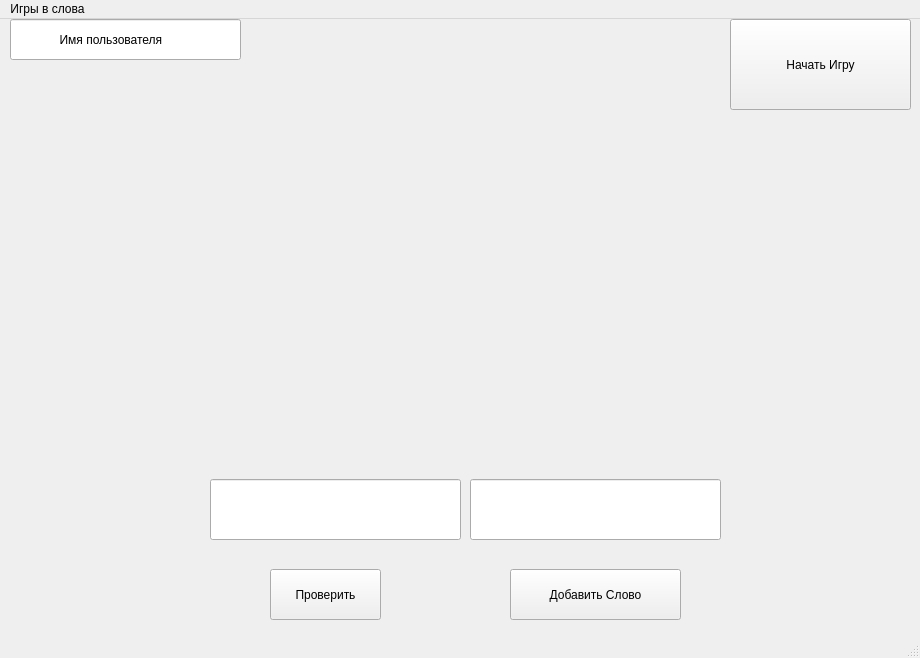
<?xml version="1.0" encoding="UTF-8"?>
<ui version="4.0">
 <class>MainWindow</class>
 <widget class="QMainWindow" name="MainWindow">
  <property name="geometry">
   <rect>
    <x>0</x>
    <y>0</y>
    <width>920</width>
    <height>658</height>
   </rect>
  </property>
  <property name="windowTitle">
   <string>MainWindow</string>
  </property>
  <widget class="QWidget" name="centralwidget">
   <widget class="QLineEdit" name="lineEdit_username">
    <property name="geometry">
     <rect>
      <x>10</x>
      <y>0</y>
      <width>231</width>
      <height>41</height>
     </rect>
    </property>
    <property name="text">
     <string>              Имя пользователя</string>
    </property>
   </widget>
   <widget class="QPushButton" name="button_start">
    <property name="geometry">
     <rect>
      <x>730</x>
      <y>0</y>
      <width>181</width>
      <height>91</height>
     </rect>
    </property>
    <property name="text">
     <string>Начать Игру</string>
    </property>
   </widget>
   <widget class="QLabel" name="label_letters">
    <property name="geometry">
     <rect>
      <x>390</x>
      <y>220</y>
      <width>200</width>
      <height>71</height>
     </rect>
    </property>
    <property name="minimumSize">
     <size>
      <width>200</width>
      <height>50</height>
     </size>
    </property>
    <property name="maximumSize">
     <size>
      <width>200</width>
      <height>80</height>
     </size>
    </property>
    <property name="text">
     <string>&lt;html&gt;&lt;head/&gt;&lt;body&gt;&lt;p align=&quot;center&quot;&gt;&lt;span style=&quot; font-size:48pt; font-weight:600; color:#813d9c;&quot;&gt;&lt;br/&gt;&lt;/span&gt;&lt;/p&gt;&lt;/body&gt;&lt;/html&gt;</string>
    </property>
   </widget>
   <widget class="QLineEdit" name="lineEdit_word">
    <property name="geometry">
     <rect>
      <x>210</x>
      <y>460</y>
      <width>251</width>
      <height>61</height>
     </rect>
    </property>
   </widget>
   <widget class="QPushButton" name="button_check">
    <property name="geometry">
     <rect>
      <x>270</x>
      <y>550</y>
      <width>111</width>
      <height>51</height>
     </rect>
    </property>
    <property name="text">
     <string>Проверить</string>
    </property>
   </widget>
   <widget class="QLabel" name="label_result">
    <property name="geometry">
     <rect>
      <x>370</x>
      <y>0</y>
      <width>351</width>
      <height>41</height>
     </rect>
    </property>
    <property name="text">
     <string/>
    </property>
   </widget>
   <widget class="QLabel" name="label_timer">
    <property name="geometry">
     <rect>
      <x>260</x>
      <y>10</y>
      <width>51</width>
      <height>21</height>
     </rect>
    </property>
    <property name="text">
     <string/>
    </property>
   </widget>
   <widget class="QPushButton" name="button_add_word">
    <property name="geometry">
     <rect>
      <x>510</x>
      <y>550</y>
      <width>171</width>
      <height>51</height>
     </rect>
    </property>
    <property name="text">
     <string>Добавить Слово</string>
    </property>
   </widget>
   <widget class="QLineEdit" name="lineEdit_new_word">
    <property name="geometry">
     <rect>
      <x>470</x>
      <y>460</y>
      <width>251</width>
      <height>61</height>
     </rect>
    </property>
   </widget>
  </widget>
  <widget class="QMenuBar" name="menubar">
   <property name="geometry">
    <rect>
     <x>0</x>
     <y>0</y>
     <width>920</width>
     <height>21</height>
    </rect>
   </property>
   <widget class="QMenu" name="menu">
    <property name="title">
     <string>Игры в слова</string>
    </property>
   </widget>
   <addaction name="menu"/>
  </widget>
  <widget class="QStatusBar" name="statusbar"/>
 </widget>
 <resources/>
 <connections/>
</ui>
